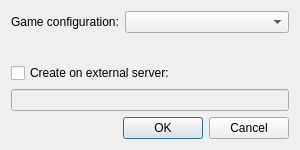
<?xml version="1.0" encoding="UTF-8"?>
<ui version="4.0">
 <class>GameCreateDialog</class>
 <widget class="QDialog" name="GameCreateDialog">
  <property name="geometry">
   <rect>
    <x>0</x>
    <y>0</y>
    <width>300</width>
    <height>150</height>
   </rect>
  </property>
  <property name="windowTitle">
   <string>Create game</string>
  </property>
  <layout class="QVBoxLayout" name="verticalLayout_2">
   <item>
    <layout class="QFormLayout" name="formLayout">
     <item row="0" column="0">
      <widget class="QLabel" name="label">
       <property name="text">
        <string>Game configuration:</string>
       </property>
      </widget>
     </item>
     <item row="0" column="1">
      <widget class="QComboBox" name="comboBoxConfig">
       <property name="sizePolicy">
        <sizepolicy hsizetype="Expanding" vsizetype="Fixed">
         <horstretch>0</horstretch>
         <verstretch>0</verstretch>
        </sizepolicy>
       </property>
      </widget>
     </item>
    </layout>
   </item>
   <item>
    <layout class="QVBoxLayout" name="verticalLayout">
     <item>
      <widget class="QCheckBox" name="checkBoxServer">
       <property name="text">
        <string>Create on external server:</string>
       </property>
      </widget>
     </item>
     <item>
      <widget class="QLineEdit" name="lineEditServer">
       <property name="enabled">
        <bool>false</bool>
       </property>
      </widget>
     </item>
    </layout>
   </item>
   <item>
    <widget class="QDialogButtonBox" name="buttonBox">
     <property name="standardButtons">
      <set>QDialogButtonBox::Cancel|QDialogButtonBox::Ok</set>
     </property>
    </widget>
   </item>
  </layout>
 </widget>
 <resources/>
 <connections/>
</ui>
